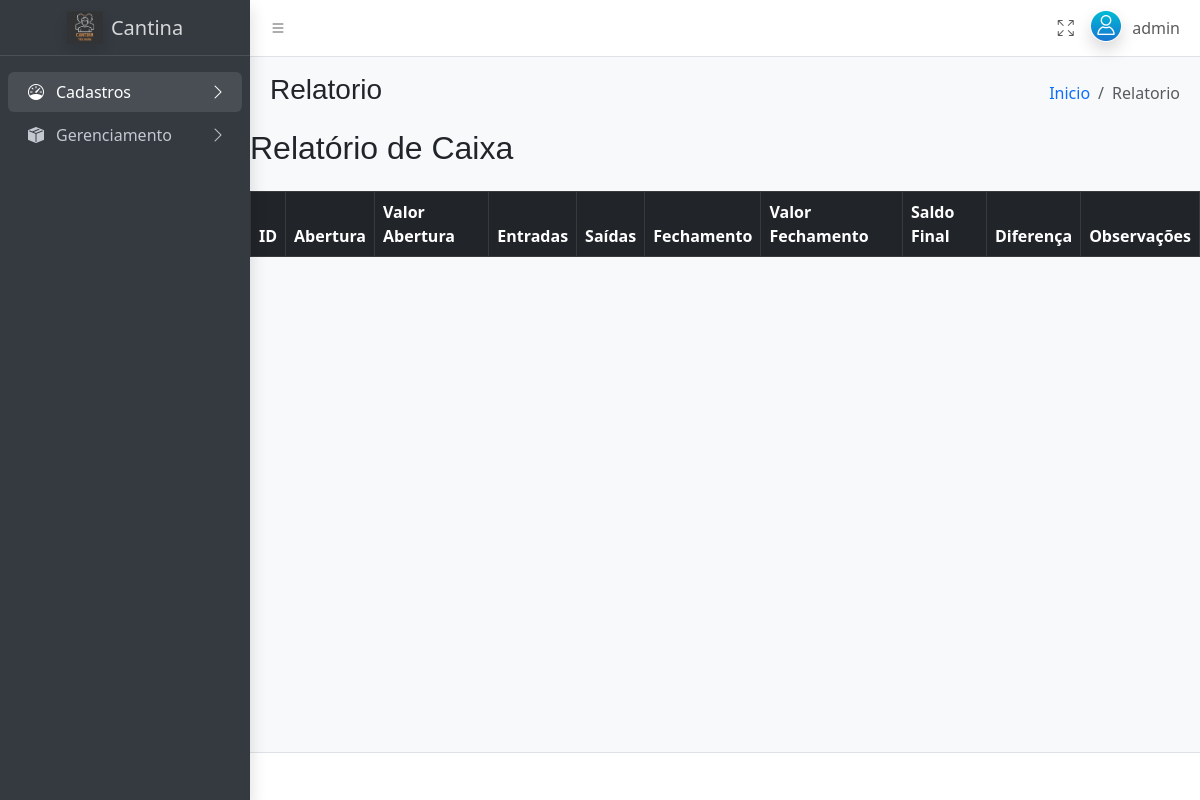
/admin/admin.php?pg=Relatorio (signed in), run on an earlier commit of the app's database.
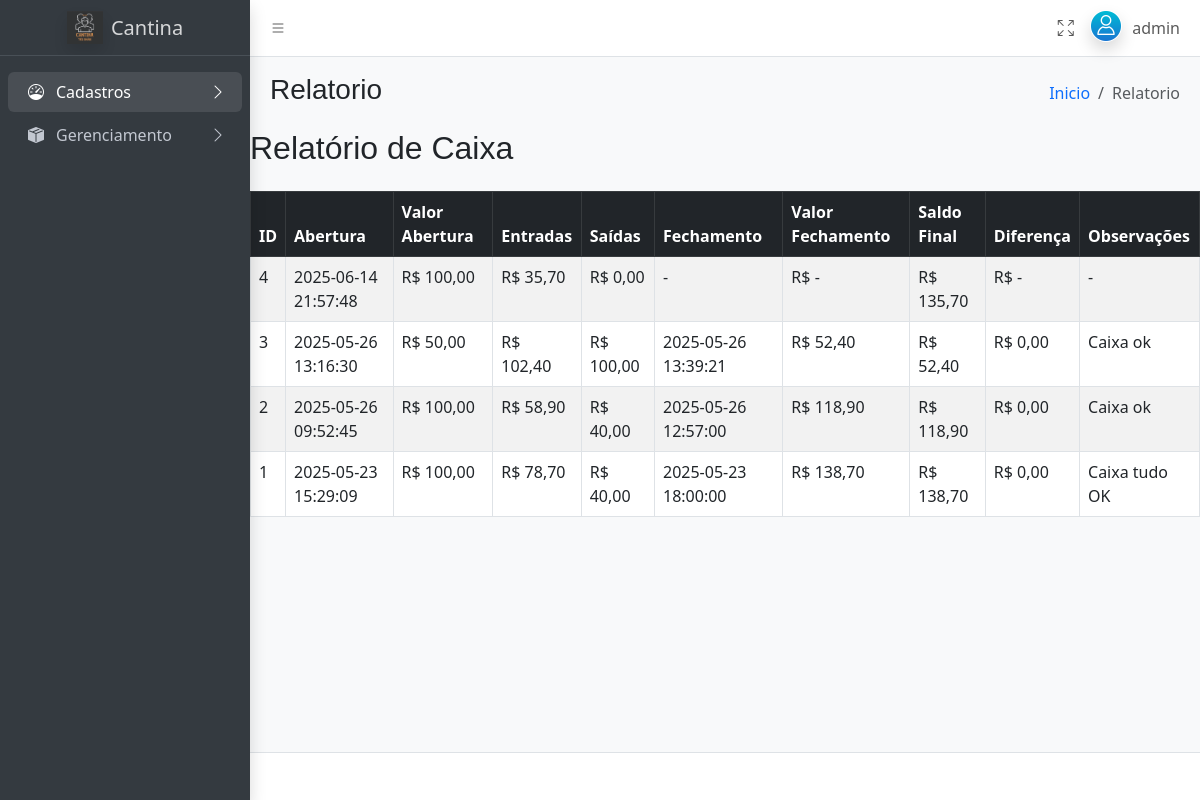
And on a later commit of the database.
### tables this page shows
CREATE TABLE IF NOT EXISTS `tb_caixa` (
  `id_caixa` int(11) NOT NULL AUTO_INCREMENT,
  `data_abertura` datetime NOT NULL,
  `valor_abertura` decimal(10,2) NOT NULL,
  `data_fechamento` datetime DEFAULT NULL,
  `valor_fechamento` decimal(10,2) DEFAULT NULL,
  `observacoes` text DEFAULT NULL,
  `diferenca` decimal(10,2) DEFAULT NULL,
  PRIMARY KEY (`id_caixa`)
);

### admin/gerenciamento/caixa/relatorio_caixa.php (the view, shortened to what this page needs)
<?php
include '../includes/conexao.php';
$sql = "SELECT
          c.id_caixa,
          c.data_abertura,
          c.data_fechamento,
          c.valor_abertura,
          c.valor_fechamento,
          c.observacoes,
          c.diferenca,
          SUM(CASE WHEN m.tipo = 'ENTRADA' THEN m.valor ELSE 0 END) AS total_entradas,
          SUM(CASE WHEN m.tipo = 'SAIDA' THEN m.valor ELSE 0 END) AS total_saidas
        FROM tb_caixa c
        LEFT JOIN tb_movimentacoes_caixa m ON m.id_caixa = c.id_caixa
        GROUP BY c.id_caixa
        ORDER BY c.id_caixa DESC";
$result = $conexao->query($sql);
?>
<!DOCTYPE html>
<html lang="pt-br">
<head>
  <link rel="stylesheet" href="https://cdn.jsdelivr.net/npm/bootstrap@5.3.0/dist/css/bootstrap.min.css">
</head>
<body class="p-5 bg-light">
  <h2 class="mb-4">Relatório de Caixa</h2>
  <table class="table table-bordered table-striped">
    <thead class="table-dark">
      <tr>
        <th>ID</th>
        <th>Abertura</th>
        <th>Valor Abertura</th>
        <th>Entradas</th>
        <th>Saídas</th>
        <th>Fechamento</th>
        <th>Valor Fechamento</th>
        <th>Saldo Final</th>
        <th>Diferença</th>
        <th>Observações</th>
      </tr>
    </thead>
    <tbody>
      <?php while($row = $result->fetch_assoc()):
        $saldo = $row['valor_abertura'] + $row['total_entradas'] - $row['total_saidas'];
      ?>
        <tr>
          <td><?= $row['id_caixa'] ?></td>
          <td><?= $row['data_abertura'] ?></td>
          <td>R$ <?= number_format($row['valor_abertura'], 2, ',', '.') ?></td>
          <td>R$ <?= number_format($row['total_entradas'], 2, ',', '.') ?></td>
          <td>R$ <?= number_format($row['total_saidas'], 2, ',', '.') ?></td>
          <td><?= $row['data_fechamento'] ?? '-' ?></td>
          <td>R$ <?= $row['valor_fechamento'] !== null ? number_format($row['valor_fechamento'], 2, ',', '.') : '-' ?></td>
          <td>R$ <?= number_format($saldo, 2, ',', '.') ?></td>
          <td>R$ <?= $row['diferenca'] !== null ? number_format($row['diferenca'], 2, ',', '.') : '-' ?></td>
          <td><?= $row['observacoes'] ?? '-' ?></td>
        </tr>
      <?php endwhile; ?>
    </tbody>
  </table>
</body>
</html>

What changed in the data, as far as the page shows it:
added tb_caixa: id_caixa "4", data_abertura "2025-06-14 21:57:48", valor_abertura "100,00", total_entradas "35,70", total_saidas "0,00", data_fechamento "-", saldo "135,70", observacoes "-"
added tb_caixa: id_caixa "3", data_abertura "2025-05-26 13:16:30", valor_abertura "50,00", total_entradas "102,40", total_saidas "100,00", data_fechamento "2025-05-26 13:39:21", valor_fechamento "52,40", saldo "52,40", diferenca "0,00", observacoes "Caixa ok"
added tb_caixa: id_caixa "2", data_abertura "2025-05-26 09:52:45", valor_abertura "100,00", total_entradas "58,90", total_saidas "40,00", data_fechamento "2025-05-26 12:57:00", valor_fechamento "118,90", saldo "118,90", diferenca "0,00", observacoes "Caixa ok"
added tb_caixa: id_caixa "1", data_abertura "2025-05-23 15:29:09", valor_abertura "100,00", total_entradas "78,70", total_saidas "40,00", data_fechamento "2025-05-23 18:00:00", valor_fechamento "138,70", saldo "138,70", diferenca "0,00", observacoes "Caixa tudo OK"
